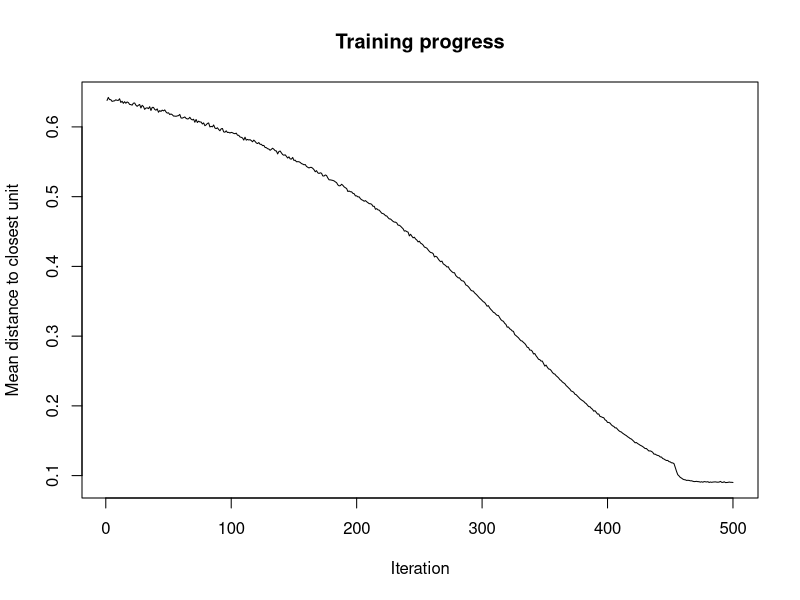
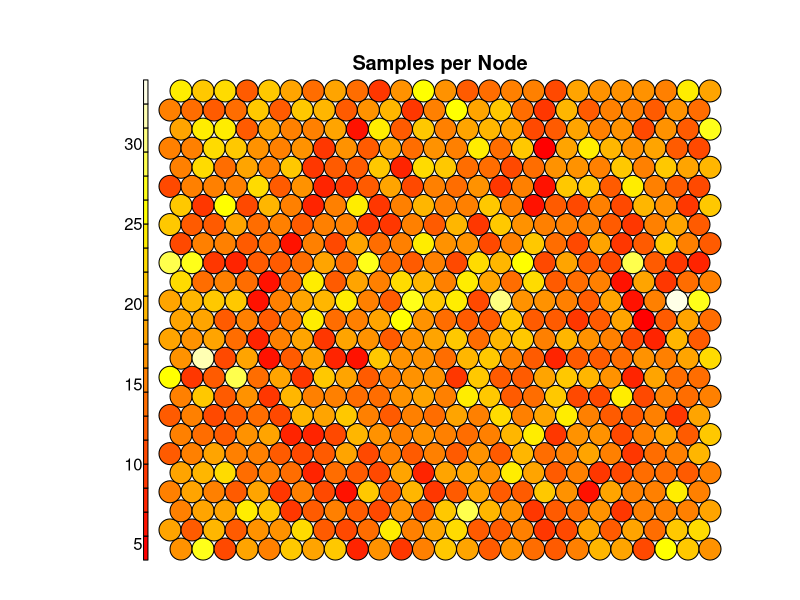
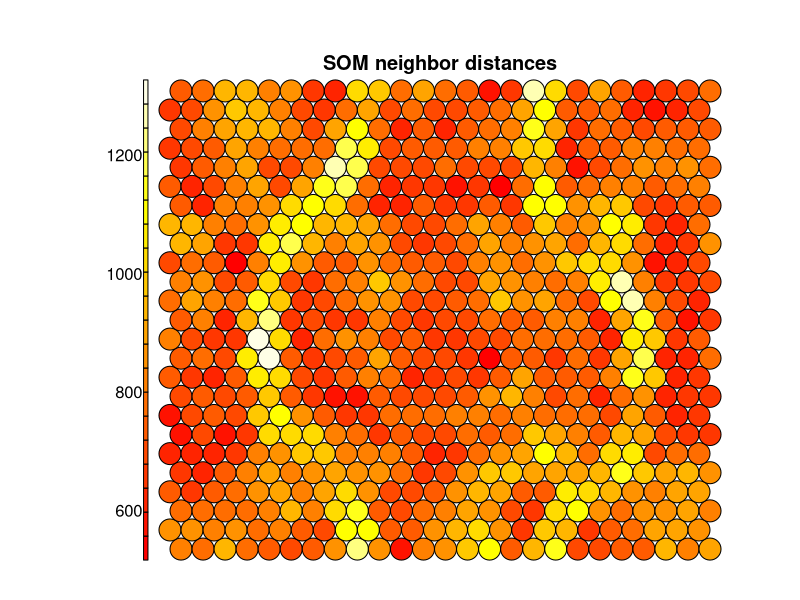
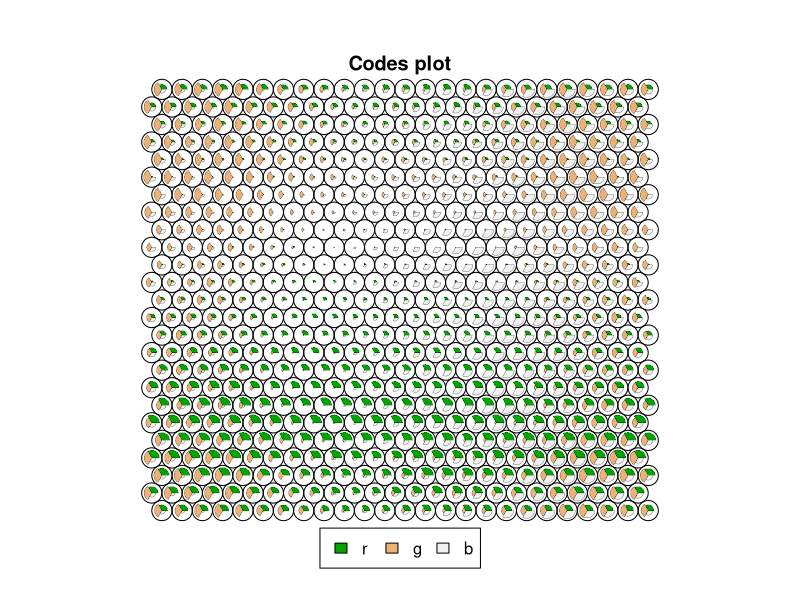
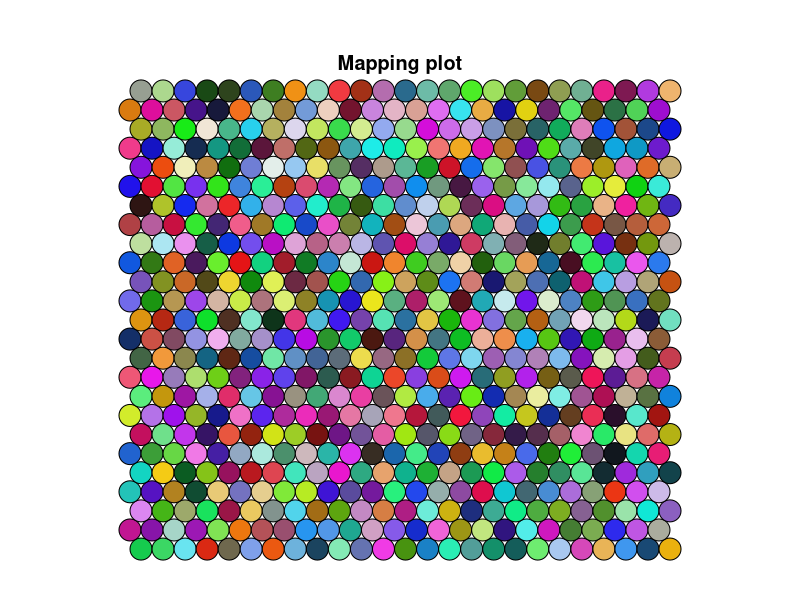
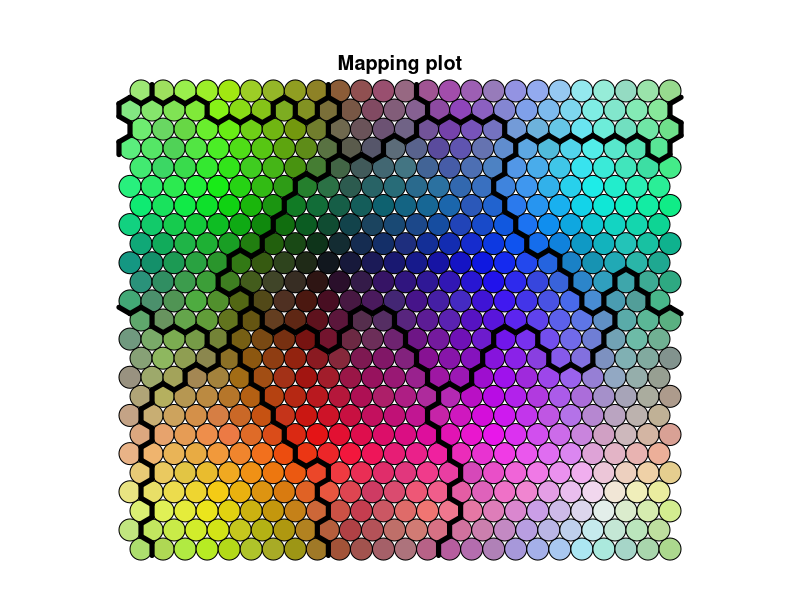
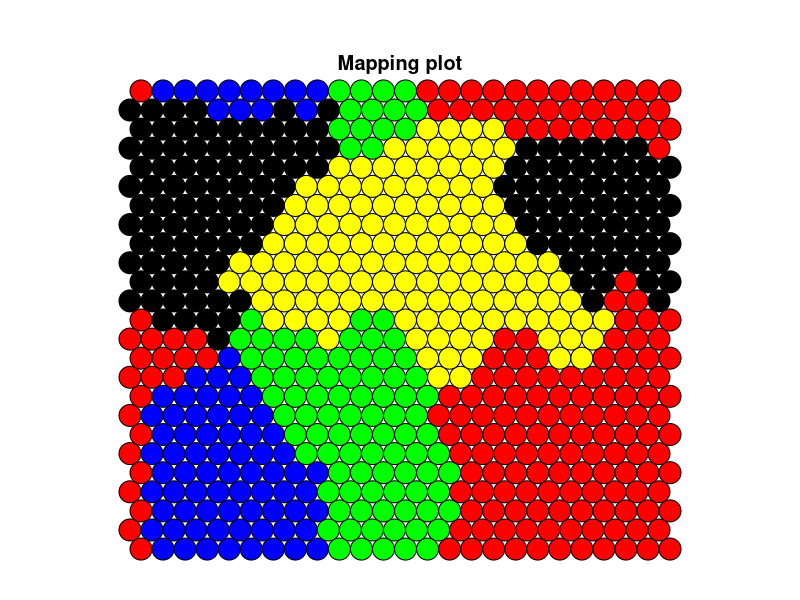

Recreate these plots in R, in order.
library(kohonen)

set.seed(1234)
n <- 10000
rgb <- matrix(sample(0:255, 3*n, replace=T), nrow=n, ncol=3)
colnames(rgb) <- c('r', 'g', 'b')
rgb <- data.matrix(rgb)

# choice between two neighborhood functions, first do bubble
som_grid_b <- somgrid(xdim=25, ydim=25, topo='hexagonal', neighbourhood.fct = 'bubble', toroidal = T)
# gaussian looks better! 
som_grid_g <- somgrid(xdim=25, ydim=25, topo='hexagonal', neighbourhood.fct = 'gaussian', toroidal = T)

som_model <- som(rgb, grid=som_grid_g, rlen=500)

# training progress to see convergence 
plot(som_model, type='changes')

# see how many samples are in each node, aim for 5-10 
plot(som_model, type='count', main='Samples per Node')

# U matrix for distance and then clustering!
plot(som_model, type='dist.neighbours', main='SOM neighbor distances')
som_hc <- cutree(hclust(object.distances(som_model, 'codes')), k=5)
# add.cluster.boundaries(som_model, som_hc) 

# plot the codebook vectors 
plot(som_model, type='codes', zlim=c('red', 'green', 'blue'))
som_codebook <- som_model$codes[[1]]
som_codebook_colors <- rgb(som_codebook[,1],som_codebook[,2],som_codebook[,3],maxColorValue=255 )

plot(som_model, type='mapping', keepMargins = F, col=NA, 
     bg= som_codebook_colors[sample.int(length(som_codebook_colors), size=length(som_codebook_colors))])
plot(som_model, type='mapping', keepMargins = F, col=NA, 
     bg= som_codebook_colors)
add.cluster.boundaries(som_model, som_hc) 

cols <- c('red', 'blue', 'green', 'yellow', 'black')
plot(som_model, type='mapping', keepMargins = F, col=NA, 
     bg= cols[som_hc], add.cluster.boundaries(som_model, som_hc))

# mapping nodes back
rgb<-cbind(rgb, som_hc[som_model$unit.classif])
colnames(rgb)[4] <- 'cluster'
